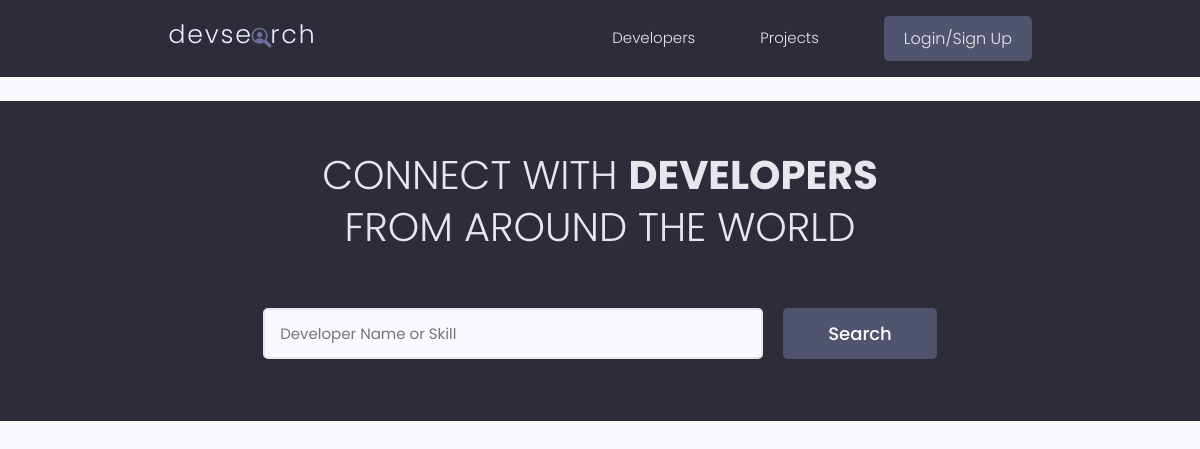
The app's page /, older data.
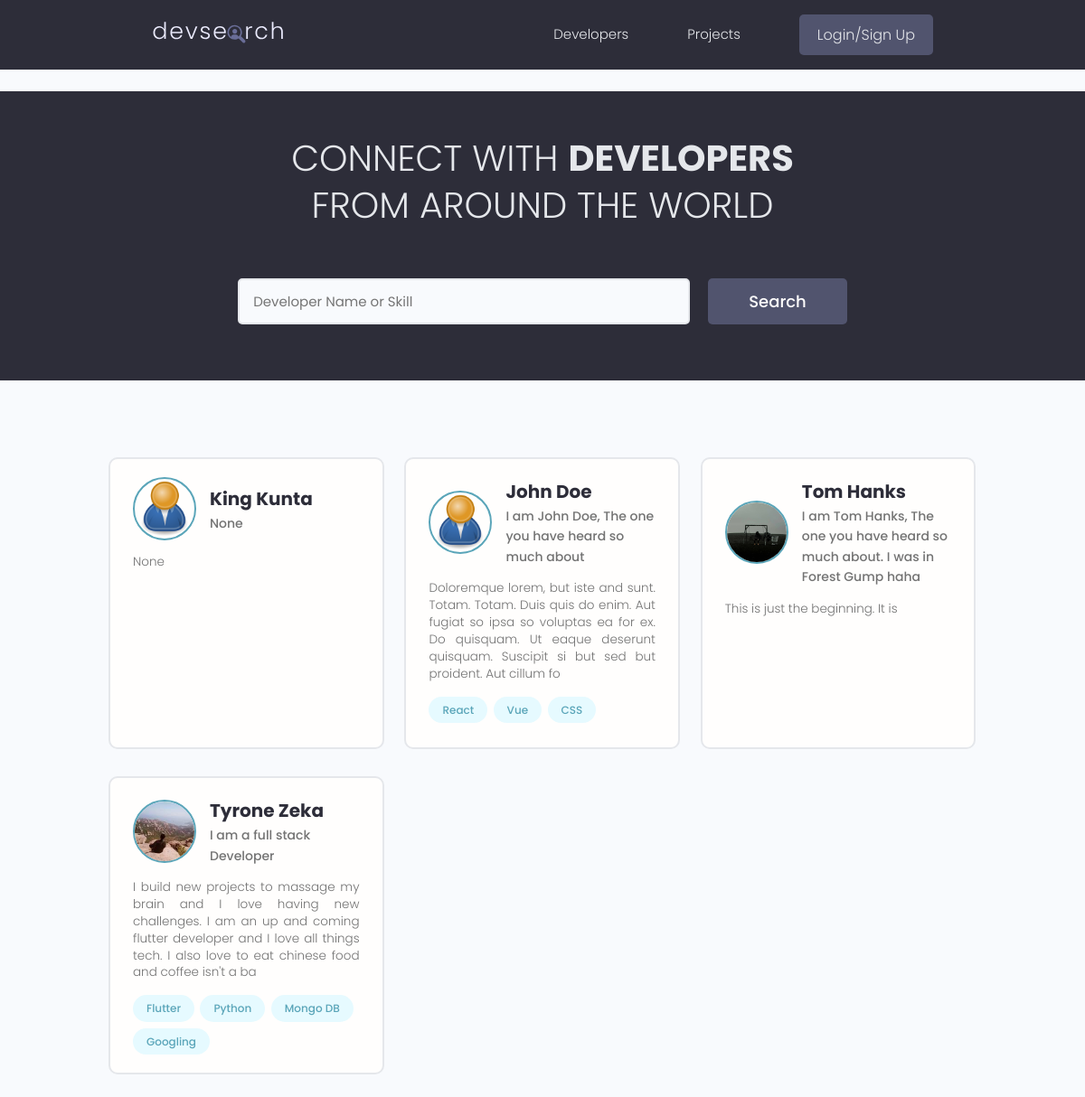
The same page, newer data.
### users/models.py (models this page shows, shortened)
class Profile(models.Model):
    user = models.OneToOneField(User, on_delete = models.CASCADE, null = True, blank = True)
    name = models.CharField(max_length=200,blank=True,null=True)
    email = models.EmailField(max_length = 500, blank =True, null = True)
    username = models.CharField(max_length=200,null=True,blank=True)
    location = models.CharField(max_length=200,null=True,blank=True)
    short_intro = models.CharField(max_length=200,null=True,blank=True)
    bio = models.TextField(blank=True,null=True)
    profile_picture = models.ImageField(null = True,blank = True, upload_to = 'profiles/', default = 'profiles/user-default.png')
    social_github = models.CharField(max_length=200,blank=True,null=True)
    social_twitter = models.CharField(max_length=200,blank=True,null=True)
    social_linkedin = models.CharField(max_length=200,blank=True,null=True)
    social_website = models.CharField(max_length=200,blank=True,null=True)
    created = models.DateTimeField(auto_now_add = True )
    id = models.UUIDField(default=uuid.uuid4,unique=True, primary_key=True, editable=False)

class Skill(models.Model):
    owner = models.ForeignKey(Profile,on_delete=models.CASCADE,null = True,blank=True)
    name = models.CharField(max_length=200,blank=True,null=True)
    description = models.TextField(null=True,blank=True)
    created = models.DateTimeField(auto_now_add = True )
    id = models.UUIDField(default=uuid.uuid4,unique=True, primary_key=True, editable=False)
    def __str__(self):
        return str(self.name)

### users/views.py (the view)
# urls.py: path('',views.profiles,name="profiles"),
def profiles(request):
    profiles,search_query = searchProfiles(request)
    custom_range,profiles = paginateProfiles(request,profiles,5)
    context = {'profiles':profiles,'search_query':search_query,'custom_range':custom_range}
    return render(request,'users/profiles.html',context)

### users/utils.py (called while the page is built)
def searchProfiles(request):
    search_query = ''
    if request.GET.get('search'):
        search_query = request.GET.get('search')
    skills = Skill.objects.filter(name__icontains = search_query)
    profiles = Profile.objects.distinct().filter(
        Q(name__icontains=search_query) |
        Q(skill__in = skills)
    )
    return profiles, search_query

def paginateProfiles(request,profiles,results):
    page = request.GET.get('page')
    paginator = Paginator(profiles,results)
    try:
        profiles = paginator.page(page)
    except PageNotAnInteger:
        page = 1
        profiles = paginator.page(page)
    except EmptyPage:
        page = paginator.num_pages
        profiles = paginator.page(page)
    leftIndex = (int(page) - 4)
    if leftIndex < 1:
        leftIndex = 1
    rightIndex = (int(page)+5)
    if rightIndex > paginator.num_pages:
        rightIndex = paginator.num_pages + 1
    custom_range = range(leftIndex,rightIndex)
    return custom_range,profiles

### users/templates/users/profiles.html (shortened to what this page needs)
{% extends 'main.html' %}
{% block content %}
  <main class="home">
    <section class="hero-section text-center">
      <div class="container container--narrow">
        <div class="hero-section__box">
          <h2>CONNECT WITH <span>DEVELOPERS</span></h2>
          <h2>FROM AROUND THE WORLD</h2>
        </div>
        <div class="hero-section__search">
          <form class="form" action="{% url 'profiles' %}" method="get">
            <div class="form__field">
              <input class="input input--text" id="formInput#search" type="text" name="search" value="{{search_query}}"
                placeholder="Developer Name or Skill" />
            </div>
            <input class="btn btn--sub btn--lg" type="submit" value="Search" />
          </form>
        </div>
      </div>
    </section>
    <section class="devlist">
      <div class="container">
        <div class="grid grid--three">
            {% for profile in profiles %}
          <div class="column card">
            <div class="dev">
              <a href="{% url 'user-profile' profile.id %}" class="card__body">
                <div class="dev__profile">
                  <img class="avatar avatar--md" src="{{ profile.profile_picture.url }}" alt="image" />
                  <div class="dev__meta">
                    <h3>{{profile.name}}</h3>
                    <h5>{{profile.short_intro| slice:"100"}}</h5>
                  </div>
                </div>
                <p class="dev__info">
                  {{profile.bio| slice:"200"}}
                </p>
                <div class="dev__skills">
                  {% for skill in profile.skill_set.all|slice:"6" %}
                  <span class="tag tag--pill tag--main">
                    <small>{{skill}}</small>
                  </span>
                  {% endfor %}
                </div>
              </a>
            </div>
          </div>
          {% endfor %}
        </div>
      </div>
    </section>
  </main>
{% endblock content %}

Row changes from the older to the newer data that the page shows:
added Profile: profile_picture (placeholder picture), name "King Kunta", short_intro "None", bio "None"
added Profile: profile_picture (placeholder picture), name "John Doe", short_intro "I am John Doe, The one you have heard so much about", bio "Doloremque lorem, but iste and sunt. Totam. Totam. Duis quis do enim. Aut fugiat so ipsa so voluptas ea for ex. Do quisquam. Ut eaque deserunt quisquam. Suscipit si but sed but proident. Aut cillum fo"
added Skill: name "React", shown under "John Doe"
added Skill: name "Vue", shown under "John Doe"
added Skill: name "CSS", shown under "John Doe"
added Profile: profile_picture (picture), name "Tom Hanks", short_intro "I am Tom Hanks, The one you have heard so much about. I was in Forest Gump haha", bio "This is just the beginning. It is"
added Profile: profile_picture (picture), name "Tyrone Zeka", short_intro "I am a full stack Developer", bio "I build new projects to massage my brain and I love having new challenges. I am an up and coming flutter developer and I love all things tech. I also love to eat chinese food and coffee isn't a ba"
added Skill: name "Flutter", shown under "Tyrone Zeka"
added Skill: name "Python", shown under "Tyrone Zeka"
added Skill: name "Mongo DB", shown under "Tyrone Zeka"
added Skill: name "Googling", shown under "Tyrone Zeka"
